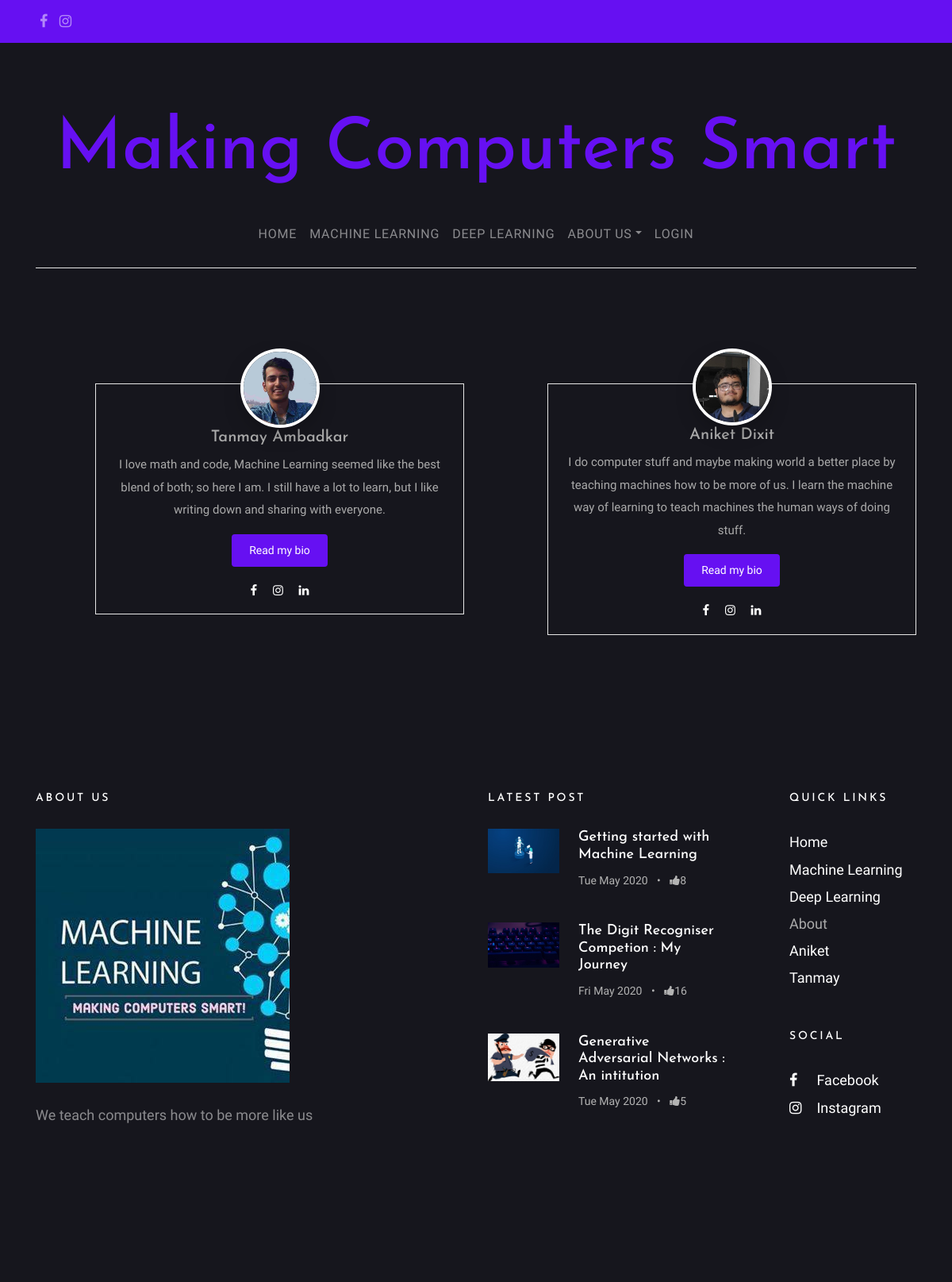
The page / on the database its author committed.
### blog/models.py (models this page shows, shortened)
class UserProfileInfo(models.Model):
    user = models.OneToOneField(User, on_delete= models.CASCADE)
    profile_img = models.ImageField(upload_to = 'profile_pics', blank = True)
    cover_image = models.ImageField(upload_to = 'cover_profile_img', blank = True)
    description = models.TextField(blank = True)
    writeup = models.TextField(blank = True)
    instagram = models.URLField(blank = True)
    facebook = models.URLField(blank = True)
    github = models.URLField(blank = True)
    linkedin = models.URLField(blank = True)
    email = models.EmailField(blank = True)

class Post(models.Model):
    types = (
        ('D', 'Deep Learning'),
        ('M', 'Machine Learning'),
    )
    author = models.ForeignKey('UserProfileInfo', on_delete = models.CASCADE)
    title = models.CharField(max_length = 200)
    cover_img = models.ImageField(upload_to = 'cover_image', blank = True)
    text = models.TextField()
    created_date = models.DateTimeField(default = timezone.now)
    published_date = models.DateTimeField(blank = True, null = True)
    type = models.CharField(max_length = 1, choices = types, blank = True)
    def approve_comments(self):
        return self.comments.filter(approved_comment=True)
    def get_total_likes(self):
        return self.likes.users.count()

class Like(models.Model):
    post = models.OneToOneField(Post, related_name = 'likes', on_delete=models.CASCADE)
    users = models.ManyToManyField(User, related_name='requirement_post_likes')
    created_at = models.DateTimeField(auto_now_add=True)
    updated_at = models.DateTimeField(auto_now=True)

### blog/views.py (the view)
# urls.py: path('', HomeView.as_view(), name = 'home'),
class HomeView(TemplateView):
    template_name = 'home.html'
    def get_context_data(self, **kwargs):
        context = super(HomeView, self).get_context_data(**kwargs)
        context['users'] = UserProfileInfo.objects.all()
        context['posts'] = Post.objects.filter(published_date__lte = timezone.now()).order_by('-published_date')[:3]
        return context

### blog/templates/blog/home.html (shortened to what this page needs)
{% extends "blog/base.html" %}
{%  load static %}
{% block content %}
   <section class="site-section pt-5 pb-5">
      <div class="container">
        <div class="row">
          <div class="col-md-12">
         </div>
       </div>
     </div>
   </section>
  <section class="site-section pt-5 pb-5">
    <div class="container">
      <div class="row blog-entries">
        {% for userp in users %}
        <div class="col-md-12 col-lg-6 sidebar">
          <div class="sidebar-box">
            <div class="bio text-center">
                  {% if userp.user.username == 'tanmay'  %}
                    <a href="{% url 'tanmay' %}"><img src="/media/{{userp.profile_img}}" loading="lazy" alt="Image Placeholder" class="img-fluid"></a>
                  {% else %}
                    <a href="{% url 'aniket' %}"><img src="/media/{{userp.profile_img}}" loading="lazy" alt="Image Placeholder" class="img-fluid"></a>
                  {% endif %}
              <div class="bio-body">
                <h2>{{userp.user.first_name}} {{userp.user.last_name}}</h2>
                <p>{{userp.description}}</p>
                {% if userp.user.username == 'tanmay'  %}
                      <p><a href="{% url 'tanmay' %}" class="btn btn-primary btn-sm rounded">Read my bio</a></p>
                {% else %}
                      <p><a href="{% url 'aniket' %}" class="btn btn-primary btn-sm rounded">Read my bio</a></p>
                {% endif %}
		          <p class="social">
                  <a href="{{userp.facebook}}" rel="noreferrer" target="_blank" class="p-2"><span class="fa fa-facebook"></span></a>
                  <a href="{{userp.instagram}}" rel="noreferrer" target="_blank" class="p-2"><span class="fa fa-instagram"></span></a>
               	  <a href ="{{userp.linkedin}}" rel="noreferrer" target="_blank" class="p-2"><span class='fa fa-linkedin'></span></a>
		          </p>
              </div>
            </div>
          </div>
        </div>
        {% endfor %}
      </div>
    </div>
  </section>
{% endblock  %}
{% block footerblock %}
    {% for post in posts %}
    <ul>
      <li>
        <a href="{% url 'post_detail' pk=post.pk %}">
          <img src="/media/{{post.cover_img}}" alt="Image placeholder" class="mr-4">
          <div class="text">
            <h4>{{post.title}}</h4>
            <div class="post-meta">
              <span class="mr-2">{{ post.published_date|date:"D M Y"}} </span> &bullet;
              <span class="ml-2"><span class="fa fa-thumbs-up"></span>{{post.get_total_likes}}</span>
            </div>
          </div>
        </a>
      </li>
    </ul>
    {% endfor %}
{% endblock  %}

### static/css/style.css (style rules this page uses)
body { background: black; font-family: "Inconsolata", SFMono-Regular, Menlo, Monaco, Consolas, "Liberation Mono", "Courier New", monospace; font-weight: 300; font-size: 18px; line-height: 1.9; color: #aaaaaa; }
a { -webkit-transition: .3s all ease; -o-transition: .3s all ease; transition: .3s all ease; text-decoration: none; }
h1, h2, h3, h4, h5 { color: #aaa; font-family: "Josefin Sans", -apple-system, BlinkMacSystemFont, "Segoe UI", Roboto, "Helvetica Neue", Arial, sans-serif, "Apple Color Emoji", "Segoe UI Emoji", "Segoe UI Symbol", "Noto Color Emoji"; }
.bio { padding: 15px; background: #16161D !important; border: 1px solid #e6e6e6; font-weight: 400; }
.bio img { border: 4px solid #fff; -webkit-box-shadow: 0 10px 30px -10px rgba(0, 0, 0, 0.4); box-shadow: 0 10px 30px -10px rgba(0, 0, 0, 0.4); max-width: 100px; margin-top: -4em; border-radius: 50%; position: relative; margin-bottom: 30px; }
.bio h2 { font-size: 20px; }
.bio .bio-body .social a { color: #ffffff; }
.site-section { padding: 7em 0; }
.btn, .form-control { outline: none; -webkit-box-shadow: none !important; box-shadow: none !important; border-radius: 0; }
.btn { -webkit-transition: .3s all ease; -o-transition: .3s all ease; transition: .3s all ease; padding: 8px 20px; }
.btn.btn-primary { color: #fff; border-width: 2px; }
.btn.btn-sm { font-size: 14px; }
.sidebar { padding-left: 5em; }
.sidebar-box { margin-bottom: 4em; font-size: 15px; width: 100%; float: left; background: #fff; }
.sidebar-box *:last-child { margin-bottom: 0; }
.post-entry-sidebar .post-meta { font-size: 14px; color: #b3b3b3; }
.post-entry-sidebar ul { padding: 0; margin: 0; }
.post-entry-sidebar ul li { list-style: none; padding: 0 0 20px 0; margin: 0 0 20px 0; }
.post-entry-sidebar ul li a { display: table; }
.post-entry-sidebar ul li a img { width: 90px; }
.post-entry-sidebar ul li a img, .post-entry-sidebar ul li a .text { display: table-cell; vertical-align: middle; }
.post-entry-sidebar ul li a .text h4 { font-size: 18px; }
.site-footer .post-entry-sidebar ul li a h4 { color: #fff; }
.site-footer a { color: #fff; }

### rows shown on the page
UserProfileInfo: profile_img (picture), user.first_name "Tanmay", user.last_name "Ambadkar", description "I love math and code, Machine Learning seemed like the best blend of both; so here I am. I still have a lot to learn, but I like writing down and sharing with everyone.", shows "Read my bio"
UserProfileInfo: profile_img (picture), user.first_name "Aniket", user.last_name "Dixit", description "I do computer stuff and maybe making world a better place by teaching machines how to be more of us. I learn the machine way of learning to teach machines the human ways of doing stuff.", shows "Read my bio"
Post: cover_img (picture), title "Getting started with Machine Learning", published_date "Tue May 2020", get_total_likes "8"
Post: cover_img (picture), title "The Digit Recogniser Competion : My Journey", published_date "Fri May 2020", get_total_likes "16"
Post: cover_img (picture), title "Generative Adversarial Networks : An intitution", published_date "Tue May 2020", get_total_likes "5"
